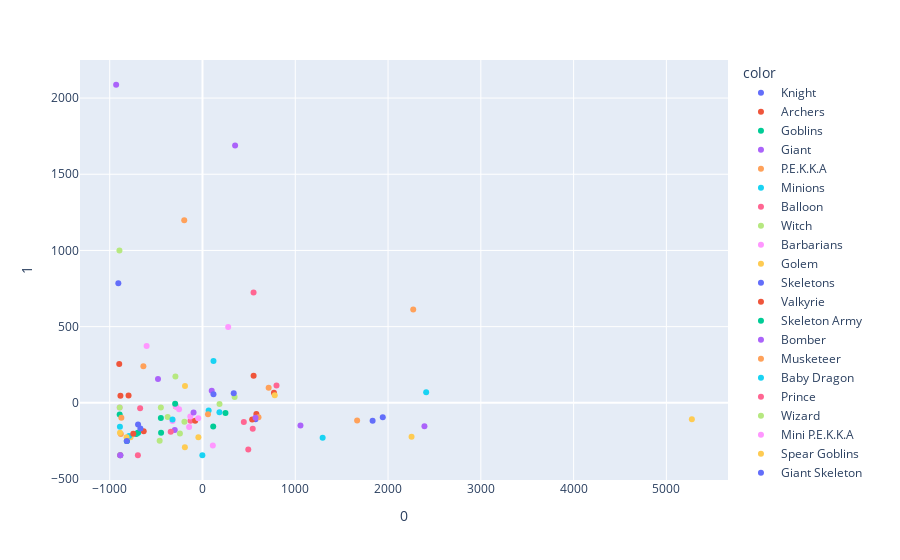

Notebook cell for this chart:
### Code cell
# https://plotly.com/python/pca-visualization/
import plotly.express as px
from sklearn.decomposition import PCA

pca = PCA(n_components=2)
components = pca.fit_transform(vals)

fig = px.scatter(components, x=0, y=1, color=names)
fig.show()

### Figure 1 — Plotly figure (JSON) as saved in the notebook; plotly's stock layout.template omitted (floating-point values rounded to 4 significant figures)
{"data": [{"hovertemplate": "color=Knight<br>0=%{x}<br>1=%{y}<extra></extra>", "legendgroup": "Knight", "marker": {"color": "#636efa", "symbol": "circle"}, "mode": "markers", "name": "Knight", "orientation": "v", "showlegend": true, "type": "scatter", "x": [571.2], "xaxis": "x", "y": [-107.8], "yaxis": "y"}, {"hovertemplate": "color=Archers<br>0=%{x}<br>1=%{y}<extra></extra>", "legendgroup": "Archers", "marker": {"color": "#EF553B", "symbol": "circle"}, "mode": "markers", "name": "Archers", "orientation": "v", "showlegend": true, "type": "scatter", "x": [-633.6], "xaxis": "x", "y": [-186.9], "yaxis": "y"}, {"hovertemplate": "color=Goblins<br>0=%{x}<br>1=%{y}<extra></extra>", "legendgroup": "Goblins", "marker": {"color": "#00cc96", "symbol": "circle"}, "mode": "markers", "name": "Goblins", "orientation": "v", "showlegend": true, "type": "scatter", "x": [-713.8], "xaxis": "x", "y": [-204.6], "yaxis": "y"}, {"hovertemplate": "color=Giant<br>0=%{x}<br>1=%{y}<extra></extra>", "legendgroup": "Giant", "marker": {"color": "#ab63fa", "symbol": "circle"}, "mode": "markers", "name": "Giant", "orientation": "v", "showlegend": true, "type": "scatter", "x": [2392.0], "xaxis": "x", "y": [-154.0], "yaxis": "y"}, {"hovertemplate": "color=P.E.K.K.A<br>0=%{x}<br>1=%{y}<extra></extra>", "legendgroup": "P.E.K.K.A", "marker": {"color": "#FFA15A", "symbol": "circle"}, "mode": "markers", "name": "P.E.K.K.A", "orientation": "v", "showlegend": true, "type": "scatter", "x": [2271.0], "xaxis": "x", "y": [612.0], "yaxis": "y"}, {"hovertemplate": "color=Minions<br>0=%{x}<br>1=%{y}<extra></extra>", "legendgroup": "Minions", "marker": {"color": "#19d3f3", "symbol": "circle"}, "mode": "markers", "name": "Minions", "orientation": "v", "showlegend": true, "type": "scatter", "x": [-695.5], "xaxis": "x", "y": [-195.8], "yaxis": "y"}, {"hovertemplate": "color=Balloon<br>0=%{x}<br>1=%{y}<extra></extra>", "legendgroup": "Balloon", "marker": {"color": "#FF6692", "symbol": "circle"}, "mode": "markers", "name": "Balloon", "orientation": "v", "showlegend": true, "type": "scatter", "x": [550.4], "xaxis": "x", "y": [723.5], "yaxis": "y"}, {"hovertemplate": "color=Witch<br>0=%{x}<br>1=%{y}<extra></extra>", "legendgroup": "Witch", "marker": {"color": "#B6E880", "symbol": "circle"}, "mode": "markers", "name": "Witch", "orientation": "v", "showlegend": true, "type": "scatter", "x": [-194.8], "xaxis": "x", "y": [-124.7], "yaxis": "y"}, {"hovertemplate": "color=Barbarians<br>0=%{x}<br>1=%{y}<extra></extra>", "legendgroup": "Barbarians", "marker": {"color": "#FF97FF", "symbol": "circle"}, "mode": "markers", "name": "Barbarians", "orientation": "v", "showlegend": true, "type": "scatter", "x": [-323.3], "xaxis": "x", "y": [-119.9], "yaxis": "y"}, {"hovertemplate": "color=Golem<br>0=%{x}<br>1=%{y}<extra></extra>", "legendgroup": "Golem", "marker": {"color": "#FECB52", "symbol": "circle"}, "mode": "markers", "name": "Golem", "orientation": "v", "showlegend": true, "type": "scatter", "x": [5274.0], "xaxis": "x", "y": [-107.6], "yaxis": "y"}, {"hovertemplate": "color=Skeletons<br>0=%{x}<br>1=%{y}<extra></extra>", "legendgroup": "Skeletons", "marker": {"color": "#636efa", "symbol": "circle"}, "mode": "markers", "name": "Skeletons", "orientation": "v", "showlegend": true, "type": "scatter", "x": [-815.5], "xaxis": "x", "y": [-249.6], "yaxis": "y"}, {"hovertemplate": "color=Valkyrie<br>0=%{x}<br>1=%{y}<extra></extra>", "legendgroup": "Valkyrie", "marker": {"color": "#EF553B", "symbol": "circle"}, "mode": "markers", "name": "Valkyrie", "orientation": "v", "showlegend": true, "type": "scatter", "x": [770.3], "xaxis": "x", "y": [65.91], "yaxis": "y"}, {"hovertemplate": "color=Skeleton Army<br>0=%{x}<br>1=%{y}<extra></extra>", "legendgroup": "Skeleton Army", "marker": {"color": "#00cc96", "symbol": "circle"}, "mode": "markers", "name": "Skeleton Army", "orientation": "v", "showlegend": true, "type": "scatter", "x": [-815.5], "xaxis": "x", "y": [-249.7], "yaxis": "y"}, {"hovertemplate": "color=Bomber<br>0=%{x}<br>1=%{y}<extra></extra>", "legendgroup": "Bomber", "marker": {"color": "#ab63fa", "symbol": "circle"}, "mode": "markers", "name": "Bomber", "orientation": "v", "showlegend": true, "type": "scatter", "x": [-479.6], "xaxis": "x", "y": [157.1], "yaxis": "y"}, {"hovertemplate": "color=Musketeer<br>0=%{x}<br>1=%{y}<extra></extra>", "legendgroup": "Musketeer", "marker": {"color": "#FFA15A", "symbol": "circle"}, "mode": "markers", "name": "Musketeer", "orientation": "v", "showlegend": true, "type": "scatter", "x": [-286.9], "xaxis": "x", "y": [-24.59], "yaxis": "y"}, {"hovertemplate": "color=Baby Dragon<br>0=%{x}<br>1=%{y}<extra></extra>", "legendgroup": "Baby Dragon", "marker": {"color": "#19d3f3", "symbol": "circle"}, "mode": "markers", "name": "Baby Dragon", "orientation": "v", "showlegend": true, "type": "scatter", "x": [66.43], "xaxis": "x", "y": [-50.03], "yaxis": "y"}, {"hovertemplate": "color=Prince<br>0=%{x}<br>1=%{y}<extra></extra>", "legendgroup": "Prince", "marker": {"color": "#FF6692", "symbol": "circle"}, "mode": "markers", "name": "Prince", "orientation": "v", "showlegend": true, "type": "scatter", "x": [797.7], "xaxis": "x", "y": [114.5], "yaxis": "y"}, {"hovertemplate": "color=Wizard<br>0=%{x}<br>1=%{y}<extra></extra>", "legendgroup": "Wizard", "marker": {"color": "#B6E880", "symbol": "circle"}, "mode": "markers", "name": "Wizard", "orientation": "v", "showlegend": true, "type": "scatter", "x": [-291.9], "xaxis": "x", "y": [172.1], "yaxis": "y"}, {"hovertemplate": "color=Mini P.E.K.K.A<br>0=%{x}<br>1=%{y}<extra></extra>", "legendgroup": "Mini P.E.K.K.A", "marker": {"color": "#FF97FF", "symbol": "circle"}, "mode": "markers", "name": "Mini P.E.K.K.A", "orientation": "v", "showlegend": true, "type": "scatter", "x": [277.0], "xaxis": "x", "y": [497.7], "yaxis": "y"}, {"hovertemplate": "color=Spear Goblins<br>0=%{x}<br>1=%{y}<extra></extra>", "legendgroup": "Spear Goblins", "marker": {"color": "#FECB52", "symbol": "circle"}, "mode": "markers", "name": "Spear Goblins", "orientation": "v", "showlegend": true, "type": "scatter", "x": [-775.6], "xaxis": "x", "y": [-225.8], "yaxis": "y"}, {"hovertemplate": "color=Giant Skeleton<br>0=%{x}<br>1=%{y}<extra></extra>", "legendgroup": "Giant Skeleton", "marker": {"color": "#636efa", "symbol": "circle"}, "mode": "markers", "name": "Giant Skeleton", "orientation": "v", "showlegend": true, "type": "scatter", "x": [1943.0], "xaxis": "x", "y": [-95.04], "yaxis": "y"}, {"hovertemplate": "color=Hog Rider<br>0=%{x}<br>1=%{y}<extra></extra>", "legendgroup": "Hog Rider", "marker": {"color": "#EF553B", "symbol": "circle"}, "mode": "markers", "name": "Hog Rider", "orientation": "v", "showlegend": true, "type": "scatter", "x": [535.3], "xaxis": "x", "y": [-108.8], "yaxis": "y"}, {"hovertemplate": "color=Minion Horde<br>0=%{x}<br>1=%{y}<extra></extra>", "legendgroup": "Minion Horde", "marker": {"color": "#00cc96", "symbol": "circle"}, "mode": "markers", "name": "Minion Horde", "orientation": "v", "showlegend": true, "type": "scatter", "x": [-695.5], "xaxis": "x", "y": [-195.8], "yaxis": "y"}, {"hovertemplate": "color=Ice Wizard<br>0=%{x}<br>1=%{y}<extra></extra>", "legendgroup": "Ice Wizard", "marker": {"color": "#ab63fa", "symbol": "circle"}, "mode": "markers", "name": "Ice Wizard", "orientation": "v", "showlegend": true, "type": "scatter", "x": [-299.0], "xaxis": "x", "y": [-178.1], "yaxis": "y"}, {"hovertemplate": "color=Royal Giant<br>0=%{x}<br>1=%{y}<extra></extra>", "legendgroup": "Royal Giant", "marker": {"color": "#FFA15A", "symbol": "circle"}, "mode": "markers", "name": "Royal Giant", "orientation": "v", "showlegend": true, "type": "scatter", "x": [1667.0], "xaxis": "x", "y": [-116.6], "yaxis": "y"}, {"hovertemplate": "color=Guards<br>0=%{x}<br>1=%{y}<extra></extra>", "legendgroup": "Guards", "marker": {"color": "#19d3f3", "symbol": "circle"}, "mode": "markers", "name": "Guards", "orientation": "v", "showlegend": true, "type": "scatter", "x": [-791.1], "xaxis": "x", "y": [-217.3], "yaxis": "y"}, {"hovertemplate": "color=Princess<br>0=%{x}<br>1=%{y}<extra></extra>", "legendgroup": "Princess", "marker": {"color": "#FF6692", "symbol": "circle"}, "mode": "markers", "name": "Princess", "orientation": "v", "showlegend": true, "type": "scatter", "x": [-672.1], "xaxis": "x", "y": [-35.3], "yaxis": "y"}, {"hovertemplate": "color=Dark Prince<br>0=%{x}<br>1=%{y}<extra></extra>", "legendgroup": "Dark Prince", "marker": {"color": "#B6E880", "symbol": "circle"}, "mode": "markers", "name": "Dark Prince", "orientation": "v", "showlegend": true, "type": "scatter", "x": [346.1], "xaxis": "x", "y": [37.81], "yaxis": "y"}, {"hovertemplate": "color=Three Musketeers<br>0=%{x}<br>1=%{y}<extra></extra>", "legendgroup": "Three Musketeers", "marker": {"color": "#FF97FF", "symbol": "circle"}, "mode": "markers", "name": "Three Musketeers", "orientation": "v", "showlegend": true, "type": "scatter", "x": [-286.9], "xaxis": "x", "y": [-24.59], "yaxis": "y"}, {"hovertemplate": "color=Lava Hound<br>0=%{x}<br>1=%{y}<extra></extra>", "legendgroup": "Lava Hound", "marker": {"color": "#FECB52", "symbol": "circle"}, "mode": "markers", "name": "Lava Hound", "orientation": "v", "showlegend": true, "type": "scatter", "x": [2253.0], "xaxis": "x", "y": [-222.1], "yaxis": "y"}, {"hovertemplate": "color=Ice Spirit<br>0=%{x}<br>1=%{y}<extra></extra>", "legendgroup": "Ice Spirit", "marker": {"color": "#636efa", "symbol": "circle"}, "mode": "markers", "name": "Ice Spirit", "orientation": "v", "showlegend": true, "type": "scatter", "x": [-694.4], "xaxis": "x", "y": [-142.8], "yaxis": "y"}, {"hovertemplate": "color=Fire Spirits<br>0=%{x}<br>1=%{y}<extra></extra>", "legendgroup": "Fire Spirits", "marker": {"color": "#EF553B", "symbol": "circle"}, "mode": "markers", "name": "Fire Spirits", "orientation": "v", "showlegend": true, "type": "scatter", "x": [-796.9], "xaxis": "x", "y": [48.27], "yaxis": "y"}, {"hovertemplate": "color=Miner<br>0=%{x}<br>1=%{y}<extra></extra>", "legendgroup": "Miner", "marker": {"color": "#00cc96", "symbol": "circle"}, "mode": "markers", "name": "Miner", "orientation": "v", "showlegend": true, "type": "scatter", "x": [115.5], "xaxis": "x", "y": [-154.7], "yaxis": "y"}, {"hovertemplate": "color=Sparky<br>0=%{x}<br>1=%{y}<extra></extra>", "legendgroup": "Sparky", "marker": {"color": "#ab63fa", "symbol": "circle"}, "mode": "markers", "name": "Sparky", "orientation": "v", "showlegend": true, "type": "scatter", "x": [351.5], "xaxis": "x", "y": [1689.0], "yaxis": "y"}, {"hovertemplate": "color=Bowler<br>0=%{x}<br>1=%{y}<extra></extra>", "legendgroup": "Bowler", "marker": {"color": "#FFA15A", "symbol": "circle"}, "mode": "markers", "name": "Bowler", "orientation": "v", "showlegend": true, "type": "scatter", "x": [713.2], "xaxis": "x", "y": [99.11], "yaxis": "y"}, {"hovertemplate": "color=Lumberjack<br>0=%{x}<br>1=%{y}<extra></extra>", "legendgroup": "Lumberjack", "marker": {"color": "#19d3f3", "symbol": "circle"}, "mode": "markers", "name": "Lumberjack", "orientation": "v", "showlegend": true, "type": "scatter", "x": [182.7], "xaxis": "x", "y": [-61.77], "yaxis": "y"}, {"hovertemplate": "color=Battle Ram<br>0=%{x}<br>1=%{y}<extra></extra>", "legendgroup": "Battle Ram", "marker": {"color": "#FF6692", "symbol": "circle"}, "mode": "markers", "name": "Battle Ram", "orientation": "v", "showlegend": true, "type": "scatter", "x": [445.6], "xaxis": "x", "y": [-125.5], "yaxis": "y"}, {"hovertemplate": "color=Inferno Dragon<br>0=%{x}<br>1=%{y}<extra></extra>", "legendgroup": "Inferno Dragon", "marker": {"color": "#B6E880", "symbol": "circle"}, "mode": "markers", "name": "Inferno Dragon", "orientation": "v", "showlegend": true, "type": "scatter", "x": [183.7], "xaxis": "x", "y": [-8.305], "yaxis": "y"}, {"hovertemplate": "color=Ice Golem<br>0=%{x}<br>1=%{y}<extra></extra>", "legendgroup": "Ice Golem", "marker": {"color": "#FF97FF", "symbol": "circle"}, "mode": "markers", "name": "Ice Golem", "orientation": "v", "showlegend": true, "type": "scatter", "x": [111.6], "xaxis": "x", "y": [-280.6], "yaxis": "y"}, {"hovertemplate": "color=Mega Minion<br>0=%{x}<br>1=%{y}<extra></extra>", "legendgroup": "Mega Minion", "marker": {"color": "#FECB52", "symbol": "circle"}, "mode": "markers", "name": "Mega Minion", "orientation": "v", "showlegend": true, "type": "scatter", "x": [-188.7], "xaxis": "x", "y": [111.1], "yaxis": "y"}, {"hovertemplate": "color=Dart Goblin<br>0=%{x}<br>1=%{y}<extra></extra>", "legendgroup": "Dart Goblin", "marker": {"color": "#636efa", "symbol": "circle"}, "mode": "markers", "name": "Dart Goblin", "orientation": "v", "showlegend": true, "type": "scatter", "x": [-669.3], "xaxis": "x", "y": [-167.6], "yaxis": "y"}, {"hovertemplate": "color=Goblin Gang<br>0=%{x}<br>1=%{y}<extra></extra>", "legendgroup": "Goblin Gang", "marker": {"color": "#EF553B", "symbol": "circle"}, "mode": "markers", "name": "Goblin Gang", "orientation": "v", "showlegend": true, "type": "scatter", "x": [-746.2], "xaxis": "x", "y": [-203.3], "yaxis": "y"}, {"hovertemplate": "color=Electro Wizard<br>0=%{x}<br>1=%{y}<extra></extra>", "legendgroup": "Electro Wizard", "marker": {"color": "#00cc96", "symbol": "circle"}, "mode": "markers", "name": "Electro Wizard", "orientation": "v", "showlegend": true, "type": "scatter", "x": [-294.7], "xaxis": "x", "y": [-5.23], "yaxis": "y"}, {"hovertemplate": "color=Elite Barbarians<br>0=%{x}<br>1=%{y}<extra></extra>", "legendgroup": "Elite Barbarians", "marker": {"color": "#ab63fa", "symbol": "circle"}, "mode": "markers", "name": "Elite Barbarians", "orientation": "v", "showlegend": true, "type": "scatter", "x": [99.47], "xaxis": "x", "y": [80.09], "yaxis": "y"}, {"hovertemplate": "color=Hunter<br>0=%{x}<br>1=%{y}<extra></extra>", "legendgroup": "Hunter", "marker": {"color": "#FFA15A", "symbol": "circle"}, "mode": "markers", "name": "Hunter", "orientation": "v", "showlegend": true, "type": "scatter", "x": [-196.8], "xaxis": "x", "y": [1199.0], "yaxis": "y"}, {"hovertemplate": "color=Executioner<br>0=%{x}<br>1=%{y}<extra></extra>", "legendgroup": "Executioner", "marker": {"color": "#19d3f3", "symbol": "circle"}, "mode": "markers", "name": "Executioner", "orientation": "v", "showlegend": true, "type": "scatter", "x": [118.4], "xaxis": "x", "y": [273.8], "yaxis": "y"}, {"hovertemplate": "color=Bandit<br>0=%{x}<br>1=%{y}<extra></extra>", "legendgroup": "Bandit", "marker": {"color": "#FF6692", "symbol": "circle"}, "mode": "markers", "name": "Bandit", "orientation": "v", "showlegend": true, "type": "scatter", "x": [-128.8], "xaxis": "x", "y": [-118.3], "yaxis": "y"}, {"hovertemplate": "color=Royal Recruits<br>0=%{x}<br>1=%{y}<extra></extra>", "legendgroup": "Royal Recruits", "marker": {"color": "#B6E880", "symbol": "circle"}, "mode": "markers", "name": "Royal Recruits", "orientation": "v", "showlegend": true, "type": "scatter", "x": [-243.3], "xaxis": "x", "y": [-201.3], "yaxis": "y"}, {"hovertemplate": "color=Night Witch<br>0=%{x}<br>1=%{y}<extra></extra>", "legendgroup": "Night Witch", "marker": {"color": "#FF97FF", "symbol": "circle"}, "mode": "markers", "name": "Night Witch", "orientation": "v", "showlegend": true, "type": "scatter", "x": [-131.6], "xaxis": "x", "y": [-89.56], "yaxis": "y"}, {"hovertemplate": "color=Bats<br>0=%{x}<br>1=%{y}<extra></extra>", "legendgroup": "Bats", "marker": {"color": "#FECB52", "symbol": "circle"}, "mode": "markers", "name": "Bats", "orientation": "v", "showlegend": true, "type": "scatter", "x": [-818.5], "xaxis": "x", "y": [-225.8], "yaxis": "y"}, {"hovertemplate": "color=Royal Ghost<br>0=%{x}<br>1=%{y}<extra></extra>", "legendgroup": "Royal Ghost", "marker": {"color": "#636efa", "symbol": "circle"}, "mode": "markers", "name": "Royal Ghost", "orientation": "v", "showlegend": true, "type": "scatter", "x": [118.3], "xaxis": "x", "y": [56.06], "yaxis": "y"}, {"hovertemplate": "color=Ram Rider<br>0=%{x}<br>1=%{y}<extra></extra>", "legendgroup": "Ram Rider", "marker": {"color": "#EF553B", "symbol": "circle"}, "mode": "markers", "name": "Ram Rider", "orientation": "v", "showlegend": true, "type": "scatter", "x": [580.7], "xaxis": "x", "y": [-72.41], "yaxis": "y"}, {"hovertemplate": "color=Zappies<br>0=%{x}<br>1=%{y}<extra></extra>", "legendgroup": "Zappies", "marker": {"color": "#00cc96", "symbol": "circle"}, "mode": "markers", "name": "Zappies", "orientation": "v", "showlegend": true, "type": "scatter", "x": [-446.4], "xaxis": "x", "y": [-195.5], "yaxis": "y"}, {"hovertemplate": "color=Rascals<br>0=%{x}<br>1=%{y}<extra></extra>", "legendgroup": "Rascals", "marker": {"color": "#ab63fa", "symbol": "circle"}, "mode": "markers", "name": "Rascals", "orientation": "v", "showlegend": true, "type": "scatter", "x": [1056.0], "xaxis": "x", "y": [-148.4], "yaxis": "y"}, {"hovertemplate": "color=Cannon Cart<br>0=%{x}<br>1=%{y}<extra></extra>", "legendgroup": "Cannon Cart", "marker": {"color": "#FFA15A", "symbol": "circle"}, "mode": "markers", "name": "Cannon Cart", "orientation": "v", "showlegend": true, "type": "scatter", "x": [603.7], "xaxis": "x", "y": [-95.11], "yaxis": "y"}, {"hovertemplate": "color=Mega Knight<br>0=%{x}<br>1=%{y}<extra></extra>", "legendgroup": "Mega Knight", "marker": {"color": "#19d3f3", "symbol": "circle"}, "mode": "markers", "name": "Mega Knight", "orientation": "v", "showlegend": true, "type": "scatter", "x": [2411.0], "xaxis": "x", "y": [69.3], "yaxis": "y"}, {"hovertemplate": "color=Skeleton Barrel<br>0=%{x}<br>1=%{y}<extra></extra>", "legendgroup": "Skeleton Barrel", "marker": {"color": "#FF6692", "symbol": "circle"}, "mode": "markers", "name": "Skeleton Barrel", "orientation": "v", "showlegend": true, "type": "scatter", "x": [-342.5], "xaxis": "x", "y": [-190.3], "yaxis": "y"}, {"hovertemplate": "color=Flying Machine<br>0=%{x}<br>1=%{y}<extra></extra>", "legendgroup": "Flying Machine", "marker": {"color": "#B6E880", "symbol": "circle"}, "mode": "markers", "name": "Flying Machine", "orientation": "v", "showlegend": true, "type": "scatter", "x": [-375.4], "xaxis": "x", "y": [-93.34], "yaxis": "y"}, {"hovertemplate": "color=Wall Breakers<br>0=%{x}<br>1=%{y}<extra></extra>", "legendgroup": "Wall Breakers", "marker": {"color": "#FF97FF", "symbol": "circle"}, "mode": "markers", "name": "Wall Breakers", "orientation": "v", "showlegend": true, "type": "scatter", "x": [-602.4], "xaxis": "x", "y": [373.7], "yaxis": "y"}, {"hovertemplate": "color=Royal Hogs<br>0=%{x}<br>1=%{y}<extra></extra>", "legendgroup": "Royal Hogs", "marker": {"color": "#FECB52", "symbol": "circle"}, "mode": "markers", "name": "Royal Hogs", "orientation": "v", "showlegend": true, "type": "scatter", "x": [-189.8], "xaxis": "x", "y": [-291.0], "yaxis": "y"}, {"hovertemplate": "color=Goblin Giant<br>0=%{x}<br>1=%{y}<extra></extra>", "legendgroup": "Goblin Giant", "marker": {"color": "#636efa", "symbol": "circle"}, "mode": "markers", "name": "Goblin Giant", "orientation": "v", "showlegend": true, "type": "scatter", "x": [1834.0], "xaxis": "x", "y": [-117.2], "yaxis": "y"}, {"hovertemplate": "color=Fisherman<br>0=%{x}<br>1=%{y}<extra></extra>", "legendgroup": "Fisherman", "marker": {"color": "#EF553B", "symbol": "circle"}, "mode": "markers", "name": "Fisherman", "orientation": "v", "showlegend": true, "type": "scatter", "x": [-79.02], "xaxis": "x", "y": [-118.2], "yaxis": "y"}, {"hovertemplate": "color=Magic Archer<br>0=%{x}<br>1=%{y}<extra></extra>", "legendgroup": "Magic Archer", "marker": {"color": "#00cc96", "symbol": "circle"}, "mode": "markers", "name": "Magic Archer", "orientation": "v", "showlegend": true, "type": "scatter", "x": [-448.7], "xaxis": "x", "y": [-98.97], "yaxis": "y"}, {"hovertemplate": "color=Electro Dragon<br>0=%{x}<br>1=%{y}<extra></extra>", "legendgroup": "Electro Dragon", "marker": {"color": "#ab63fa", "symbol": "circle"}, "mode": "markers", "name": "Electro Dragon", "orientation": "v", "showlegend": true, "type": "scatter", "x": [-96.02], "xaxis": "x", "y": [-63.15], "yaxis": "y"}, {"hovertemplate": "color=Firecracker<br>0=%{x}<br>1=%{y}<extra></extra>", "legendgroup": "Firecracker", "marker": {"color": "#FFA15A", "symbol": "circle"}, "mode": "markers", "name": "Firecracker", "orientation": "v", "showlegend": true, "type": "scatter", "x": [-636.9], "xaxis": "x", "y": [240.0], "yaxis": "y"}, {"hovertemplate": "color=Elixir Golem<br>0=%{x}<br>1=%{y}<extra></extra>", "legendgroup": "Elixir Golem", "marker": {"color": "#19d3f3", "symbol": "circle"}, "mode": "markers", "name": "Elixir Golem", "orientation": "v", "showlegend": true, "type": "scatter", "x": [1295.0], "xaxis": "x", "y": [-228.8], "yaxis": "y"}, {"hovertemplate": "color=Battle Healer<br>0=%{x}<br>1=%{y}<extra></extra>", "legendgroup": "Battle Healer", "marker": {"color": "#FF6692", "symbol": "circle"}, "mode": "markers", "name": "Battle Healer", "orientation": "v", "showlegend": true, "type": "scatter", "x": [541.5], "xaxis": "x", "y": [-169.7], "yaxis": "y"}, {"hovertemplate": "color=Skeleton Dragons<br>0=%{x}<br>1=%{y}<extra></extra>", "legendgroup": "Skeleton Dragons", "marker": {"color": "#B6E880", "symbol": "circle"}, "mode": "markers", "name": "Skeleton Dragons", "orientation": "v", "showlegend": true, "type": "scatter", "x": [-448.9], "xaxis": "x", "y": [-30.69], "yaxis": "y"}, {"hovertemplate": "color=Cannon<br>0=%{x}<br>1=%{y}<extra></extra>", "legendgroup": "Cannon", "marker": {"color": "#FF97FF", "symbol": "circle"}, "mode": "markers", "name": "Cannon", "orientation": "v", "showlegend": true, "type": "scatter", "x": [-144.0], "xaxis": "x", "y": [-159.1], "yaxis": "y"}, {"hovertemplate": "color=Goblin Hut<br>0=%{x}<br>1=%{y}<extra></extra>", "legendgroup": "Goblin Hut", "marker": {"color": "#FECB52", "symbol": "circle"}, "mode": "markers", "name": "Goblin Hut", "orientation": "v", "showlegend": true, "type": "scatter", "x": [-44.06], "xaxis": "x", "y": [-225.3], "yaxis": "y"}, {"hovertemplate": "color=Mortar<br>0=%{x}<br>1=%{y}<extra></extra>", "legendgroup": "Mortar", "marker": {"color": "#636efa", "symbol": "circle"}, "mode": "markers", "name": "Mortar", "orientation": "v", "showlegend": true, "type": "scatter", "x": [336.7], "xaxis": "x", "y": [63.51], "yaxis": "y"}, {"hovertemplate": "color=Inferno Tower<br>0=%{x}<br>1=%{y}<extra></extra>", "legendgroup": "Inferno Tower", "marker": {"color": "#EF553B", "symbol": "circle"}, "mode": "markers", "name": "Inferno Tower", "orientation": "v", "showlegend": true, "type": "scatter", "x": [550.9], "xaxis": "x", "y": [177.6], "yaxis": "y"}, {"hovertemplate": "color=Bomb Tower<br>0=%{x}<br>1=%{y}<extra></extra>", "legendgroup": "Bomb Tower", "marker": {"color": "#00cc96", "symbol": "circle"}, "mode": "markers", "name": "Bomb Tower", "orientation": "v", "showlegend": true, "type": "scatter", "x": [247.6], "xaxis": "x", "y": [-66.25], "yaxis": "y"}, {"hovertemplate": "color=Barbarian Hut<br>0=%{x}<br>1=%{y}<extra></extra>", "legendgroup": "Barbarian Hut", "marker": {"color": "#ab63fa", "symbol": "circle"}, "mode": "markers", "name": "Barbarian Hut", "orientation": "v", "showlegend": true, "type": "scatter", "x": [571.7], "xaxis": "x", "y": [-98.22], "yaxis": "y"}, {"hovertemplate": "color=Tesla<br>0=%{x}<br>1=%{y}<extra></extra>", "legendgroup": "Tesla", "marker": {"color": "#FFA15A", "symbol": "circle"}, "mode": "markers", "name": "Tesla", "orientation": "v", "showlegend": true, "type": "scatter", "x": [59.25], "xaxis": "x", "y": [-75.63], "yaxis": "y"}, {"hovertemplate": "color=Elixir Collector<br>0=%{x}<br>1=%{y}<extra></extra>", "legendgroup": "Elixir Collector", "marker": {"color": "#19d3f3", "symbol": "circle"}, "mode": "markers", "name": "Elixir Collector", "orientation": "v", "showlegend": true, "type": "scatter", "x": [-1.558], "xaxis": "x", "y": [-343.4], "yaxis": "y"}, {"hovertemplate": "color=X-Bow<br>0=%{x}<br>1=%{y}<extra></extra>", "legendgroup": "X-Bow", "marker": {"color": "#FF6692", "symbol": "circle"}, "mode": "markers", "name": "X-Bow", "orientation": "v", "showlegend": true, "type": "scatter", "x": [493.4], "xaxis": "x", "y": [-306.2], "yaxis": "y"}, {"hovertemplate": "color=Tombstone<br>0=%{x}<br>1=%{y}<extra></extra>", "legendgroup": "Tombstone", "marker": {"color": "#B6E880", "symbol": "circle"}, "mode": "markers", "name": "Tombstone", "orientation": "v", "showlegend": true, "type": "scatter", "x": [-461.7], "xaxis": "x", "y": [-249.5], "yaxis": "y"}, {"hovertemplate": "color=Furnace<br>0=%{x}<br>1=%{y}<extra></extra>", "legendgroup": "Furnace", "marker": {"color": "#FF97FF", "symbol": "circle"}, "mode": "markers", "name": "Furnace", "orientation": "v", "showlegend": true, "type": "scatter", "x": [-46.04], "xaxis": "x", "y": [-101.1], "yaxis": "y"}, {"hovertemplate": "color=Goblin Cage<br>0=%{x}<br>1=%{y}<extra></extra>", "legendgroup": "Goblin Cage", "marker": {"color": "#FECB52", "symbol": "circle"}, "mode": "markers", "name": "Goblin Cage", "orientation": "v", "showlegend": true, "type": "scatter", "x": [778.8], "xaxis": "x", "y": [49.71], "yaxis": "y"}, {"hovertemplate": "color=Fireball<br>0=%{x}<br>1=%{y}<extra></extra>", "legendgroup": "Fireball", "marker": {"color": "#636efa", "symbol": "circle"}, "mode": "markers", "name": "Fireball", "orientation": "v", "showlegend": true, "type": "scatter", "x": [-907.0], "xaxis": "x", "y": [785.1], "yaxis": "y"}, {"hovertemplate": "color=Arrows<br>0=%{x}<br>1=%{y}<extra></extra>", "legendgroup": "Arrows", "marker": {"color": "#EF553B", "symbol": "circle"}, "mode": "markers", "name": "Arrows", "orientation": "v", "showlegend": true, "type": "scatter", "x": [-897.3], "xaxis": "x", "y": [254.7], "yaxis": "y"}, {"hovertemplate": "color=Rage<br>0=%{x}<br>1=%{y}<extra></extra>", "legendgroup": "Rage", "marker": {"color": "#00cc96", "symbol": "circle"}, "mode": "markers", "name": "Rage", "orientation": "v", "showlegend": true, "type": "scatter", "x": [-886.6], "xaxis": "x", "y": [-343.9], "yaxis": "y"}, {"hovertemplate": "color=Rocket<br>0=%{x}<br>1=%{y}<extra></extra>", "legendgroup": "Rocket", "marker": {"color": "#ab63fa", "symbol": "circle"}, "mode": "markers", "name": "Rocket", "orientation": "v", "showlegend": true, "type": "scatter", "x": [-930.6], "xaxis": "x", "y": [2087.0], "yaxis": "y"}, {"hovertemplate": "color=Goblin Barrel<br>0=%{x}<br>1=%{y}<extra></extra>", "legendgroup": "Goblin Barrel", "marker": {"color": "#FFA15A", "symbol": "circle"}, "mode": "markers", "name": "Goblin Barrel", "orientation": "v", "showlegend": true, "type": "scatter", "x": [-880.2], "xaxis": "x", "y": [-204.7], "yaxis": "y"}, {"hovertemplate": "color=Freeze<br>0=%{x}<br>1=%{y}<extra></extra>", "legendgroup": "Freeze", "marker": {"color": "#19d3f3", "symbol": "circle"}, "mode": "markers", "name": "Freeze", "orientation": "v", "showlegend": true, "type": "scatter", "x": [-890.0], "xaxis": "x", "y": [-156.2], "yaxis": "y"}, {"hovertemplate": "color=Mirror<br>0=%{x}<br>1=%{y}<extra></extra>", "legendgroup": "Mirror", "marker": {"color": "#FF6692", "symbol": "circle"}, "mode": "markers", "name": "Mirror", "orientation": "v", "showlegend": true, "type": "scatter", "x": [-886.6], "xaxis": "x", "y": [-343.9], "yaxis": "y"}, {"hovertemplate": "color=Lightning<br>0=%{x}<br>1=%{y}<extra></extra>", "legendgroup": "Lightning", "marker": {"color": "#B6E880", "symbol": "circle"}, "mode": "markers", "name": "Lightning", "orientation": "v", "showlegend": true, "type": "scatter", "x": [-895.2], "xaxis": "x", "y": [999.3], "yaxis": "y"}, {"hovertemplate": "color=Zap<br>0=%{x}<br>1=%{y}<extra></extra>", "legendgroup": "Zap", "marker": {"color": "#FF97FF", "symbol": "circle"}, "mode": "markers", "name": "Zap", "orientation": "v", "showlegend": true, "type": "scatter", "x": [-892.3], "xaxis": "x", "y": [-30.0], "yaxis": "y"}, {"hovertemplate": "color=Poison<br>0=%{x}<br>1=%{y}<extra></extra>", "legendgroup": "Poison", "marker": {"color": "#FECB52", "symbol": "circle"}, "mode": "markers", "name": "Poison", "orientation": "v", "showlegend": true, "type": "scatter", "x": [-889.2], "xaxis": "x", "y": [-195.6], "yaxis": "y"}, {"hovertemplate": "color=Graveyard<br>0=%{x}<br>1=%{y}<extra></extra>", "legendgroup": "Graveyard", "marker": {"color": "#636efa", "symbol": "circle"}, "mode": "markers", "name": "Graveyard", "orientation": "v", "showlegend": true, "type": "scatter", "x": [-815.5], "xaxis": "x", "y": [-249.7], "yaxis": "y"}, {"hovertemplate": "color=The Log<br>0=%{x}<br>1=%{y}<extra></extra>", "legendgroup": "The Log", "marker": {"color": "#EF553B", "symbol": "circle"}, "mode": "markers", "name": "The Log", "orientation": "v", "showlegend": true, "type": "scatter", "x": [-884.4], "xaxis": "x", "y": [46.19], "yaxis": "y"}, {"hovertemplate": "color=Tornado<br>0=%{x}<br>1=%{y}<extra></extra>", "legendgroup": "Tornado", "marker": {"color": "#00cc96", "symbol": "circle"}, "mode": "markers", "name": "Tornado", "orientation": "v", "showlegend": true, "type": "scatter", "x": [-892.8], "xaxis": "x", "y": [-76.43], "yaxis": "y"}, {"hovertemplate": "color=Clone<br>0=%{x}<br>1=%{y}<extra></extra>", "legendgroup": "Clone", "marker": {"color": "#ab63fa", "symbol": "circle"}, "mode": "markers", "name": "Clone", "orientation": "v", "showlegend": true, "type": "scatter", "x": [-885.6], "xaxis": "x", "y": [-343.9], "yaxis": "y"}, {"hovertemplate": "color=Earthquake<br>0=%{x}<br>1=%{y}<extra></extra>", "legendgroup": "Earthquake", "marker": {"color": "#FFA15A", "symbol": "circle"}, "mode": "markers", "name": "Earthquake", "orientation": "v", "showlegend": true, "type": "scatter", "x": [-874.4], "xaxis": "x", "y": [-97.84], "yaxis": "y"}, {"hovertemplate": "color=Barbarian Barrel<br>0=%{x}<br>1=%{y}<extra></extra>", "legendgroup": "Barbarian Barrel", "marker": {"color": "#19d3f3", "symbol": "circle"}, "mode": "markers", "name": "Barbarian Barrel", "orientation": "v", "showlegend": true, "type": "scatter", "x": [-323.4], "xaxis": "x", "y": [-109.2], "yaxis": "y"}, {"hovertemplate": "color=Heal Spirit<br>0=%{x}<br>1=%{y}<extra></extra>", "legendgroup": "Heal Spirit", "marker": {"color": "#FF6692", "symbol": "circle"}, "mode": "markers", "name": "Heal Spirit", "orientation": "v", "showlegend": true, "type": "scatter", "x": [-696.2], "xaxis": "x", "y": [-343.7], "yaxis": "y"}, {"hovertemplate": "color=Giant Snowball<br>0=%{x}<br>1=%{y}<extra></extra>", "legendgroup": "Giant Snowball", "marker": {"color": "#B6E880", "symbol": "circle"}, "mode": "markers", "name": "Giant Snowball", "orientation": "v", "showlegend": true, "type": "scatter", "x": [-892.3], "xaxis": "x", "y": [-30.0], "yaxis": "y"}, {"hovertemplate": "color=Royal Delivery<br>0=%{x}<br>1=%{y}<extra></extra>", "legendgroup": "Royal Delivery", "marker": {"color": "#FF97FF", "symbol": "circle"}, "mode": "markers", "name": "Royal Delivery", "orientation": "v", "showlegend": true, "type": "scatter", "x": [-252.7], "xaxis": "x", "y": [-41.41], "yaxis": "y"}], "layout": {"legend": {"title": {"text": "color"}, "tracegroupgap": 0}, "margin": {"t": 60}, "xaxis": {"anchor": "y", "domain": [0, 1], "title": {"text": "0"}}, "yaxis": {"anchor": "x", "domain": [0, 1], "title": {"text": "1"}}}}
